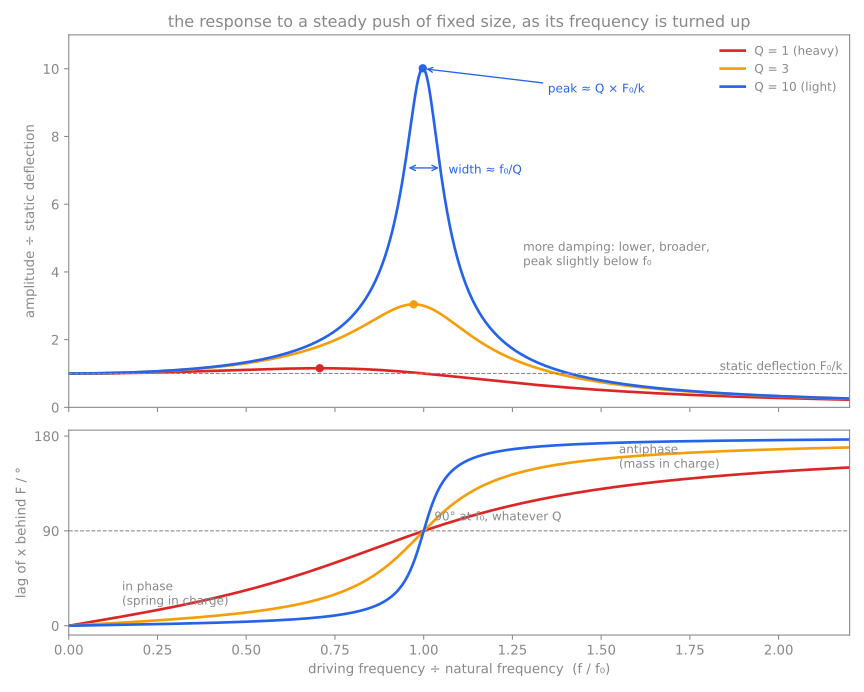

Python code for this plot:
"""Three figures for the Resonance card.

  resonance-curves.svg   amplitude and phase lag against driving frequency for three Q
  resonance-phase.svg    driver and response in time, below / at / above resonance
  resonance-buildup.svg  the ring building up at resonance from rest, two Q

Run:  python3 resonance-curves.py
"""
import numpy as np, matplotlib
matplotlib.use("Agg")
import matplotlib.pyplot as plt
G = "#888"; BLUE = "#2563eb"; AMBER = "#f59e0b"; RED = "#dc2626"; GREEN = "#059669"; PURPLE = "#7c3aed"

def style(ax):
    ax.set_facecolor("none"); ax.tick_params(colors=G)
    for s in ax.spines.values(): s.set_color(G)
    ax.xaxis.label.set_color(G); ax.yaxis.label.set_color(G); ax.title.set_color(G)

def A(r, Q):   # amplitude / static deflection, r = w/w0
    return 1 / np.sqrt((1 - r**2)**2 + (r / Q)**2)
def phi(r, Q):
    return np.degrees(np.arctan2(r / Q, 1 - r**2))

# ---- 1. resonance curves ----
r = np.linspace(0, 2.2, 1200)
fig, (a1, a2) = plt.subplots(2, 1, figsize=(9, 7.2), sharex=True, gridspec_kw=dict(height_ratios=[2, 1.1]))
fig.patch.set_alpha(0)
for Q, c, lab in [(1, RED, "Q = 1 (heavy)"), (3, AMBER, "Q = 3"), (10, BLUE, "Q = 10 (light)")]:
    a1.plot(r, A(r, Q), color=c, lw=2, label=lab)
    a2.plot(r, phi(r, Q), color=c, lw=2)
    rp = np.sqrt(max(1 - 1 / (2 * Q**2), 0)); a1.scatter([rp], [A(rp, Q)], color=c, s=28, zorder=3)
a1.axhline(1, color=G, lw=0.8, ls="--"); a1.text(2.18, 1.1, "static deflection F₀/k", color=G, fontsize=9, ha="right")
a1.annotate("peak ≈ Q × F₀/k", xy=(1.0, 10), xytext=(1.35, 9.3), color=BLUE, fontsize=9, arrowprops=dict(arrowstyle="->", color=BLUE, lw=1))
a1.annotate("", xy=(0.95, 10 / np.sqrt(2)), xytext=(1.05, 10 / np.sqrt(2)), arrowprops=dict(arrowstyle="<->", color=BLUE, lw=1))
a1.text(1.07, 7.0, "width ≈ f₀/Q", color=BLUE, fontsize=9, va="center")
a1.text(1.28, 4.2, "more damping: lower, broader,\npeak slightly below f₀", color=G, fontsize=9)
a1.set_ylabel("amplitude ÷ static deflection"); a1.set_ylim(0, 11); a1.set_xlim(0, 2.2)
a1.legend(frameon=False, labelcolor=G, fontsize=9, loc="upper right")
a1.set_title("the response to a steady push of fixed size, as its frequency is turned up")
a2.axhline(90, color=G, lw=0.8, ls="--"); a2.set_yticks([0, 90, 180]); a2.set_ylabel("lag of x behind F / °")
a2.set_xlabel("driving frequency ÷ natural frequency  (f / f₀)")
a2.text(0.15, 20, "in phase\n(spring in charge)", color=G, fontsize=9)
a2.text(1.55, 150, "antiphase\n(mass in charge)", color=G, fontsize=9)
a2.text(1.03, 100, "90° at f₀, whatever Q", color=G, fontsize=9)
style(a1); style(a2); fig.tight_layout(); fig.savefig("resonance-curves.svg", transparent=True); plt.close(fig)

# ---- 2. phase in time ----
t = np.linspace(0, 4 * 2 * np.pi, 800)
fig, axs = plt.subplots(1, 3, figsize=(12, 3.4)); fig.patch.set_alpha(0)
Q = 6
for ax, rr, title in zip(axs, [0.5, 1.0, 2.0], ["below resonance  f = ½ f₀", "at resonance  f = f₀", "above resonance  f = 2 f₀"]):
    w = rr; amp = A(rr, Q); lag = np.radians(phi(rr, Q))
    ax.plot(t, np.cos(w * t), color=AMBER, lw=1.6, label="driving force F")
    ax.plot(t, amp / max(A(1.0, Q), 1) * np.cos(w * t - lag) * (max(A(1.0, Q), 1) / amp if rr == 1.0 else 1), color=BLUE, lw=2, label="displacement x")
    ax.set_title(f"{title}  —  lag {phi(rr, Q):.0f}°", fontsize=10); ax.set_yticks([]); ax.set_xticks([])
    ax.axhline(0, color=G, lw=0.6); style(ax)
axs[0].set_ylim(-1.9, 1.15); axs[0].legend(frameon=False, labelcolor=G, fontsize=9, loc="lower left", ncol=2)
axs[1].text(0.5, -0.12, "x is a quarter cycle behind F: the force is in step with the velocity, so every push adds energy",
            transform=axs[1].transAxes, ha="center", va="top", color=BLUE, fontsize=9)
fig.tight_layout(); fig.savefig("resonance-phase.svg", transparent=True); plt.close(fig)

# ---- 3. build-up ----
fig, ax = plt.subplots(figsize=(11, 3.8)); fig.patch.set_alpha(0)
t = np.linspace(0, 40 * 2 * np.pi, 6000)
for Q, c in [(5, AMBER), (20, BLUE)]:
    g = 1 / (2 * Q)
    x = Q * (1 - np.exp(-g * t)) * np.sin(t)          # exact for w = w0: x = (Q F0/k)(1 - e^{-γt}) sin ω0 t
    ax.plot(t / (2 * np.pi), x, color=c, lw=1.1, label=f"Q = {Q}: settles in about {3*Q/np.pi:.0f} cycles")
    ax.plot(t / (2 * np.pi), Q * (1 - np.exp(-g * t)), color=c, lw=0.9, ls="--")
    ax.plot(t / (2 * np.pi), -Q * (1 - np.exp(-g * t)), color=c, lw=0.9, ls="--")
ax.set_xlabel("cycles since the driver was switched on"); ax.set_ylabel("x ÷ static deflection")
ax.set_title("switched on at the natural frequency: the ring grows to Q × static deflection, taking about Q/π cycles to reach 63 %")
ax.legend(frameon=False, labelcolor=G, fontsize=9, loc="upper left"); style(ax)
fig.tight_layout(); fig.savefig("resonance-buildup.svg", transparent=True); plt.close(fig)
print("wrote resonance-curves.svg resonance-phase.svg resonance-buildup.svg")
